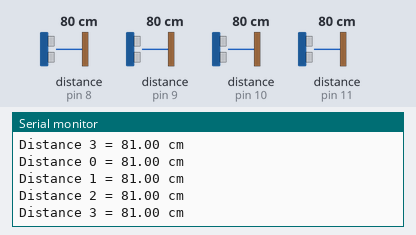
The sketch below on a simulated Arduino Uno, built with avr-gcc and run on an emulated ATmega328P. Parts: the last lines printed to the serial monitor. The test bench sets the inputs (shaded band); at power-on: distance to the obstacle (sensors on pin 11, pin 8, pin 9, pin 10) 80 cm. The echo pulse lasts 58.3 µs per cm.

Above: at 15.6 s.
15.7 s: distance to the obstacle (sensor on pin 11) set to 4 cm
At 16.1 s:
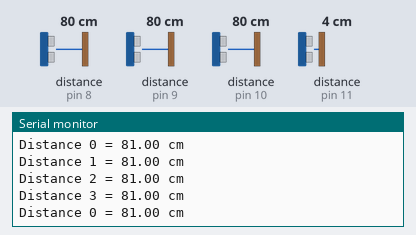
19.1 s: distance to the obstacle (sensor on pin 11) set to 2 cm
At 22.9 s:
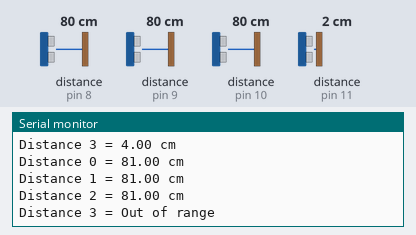
Timing chart, 0 to 24.4 s (numbered marks = the images above; inputs shaded):
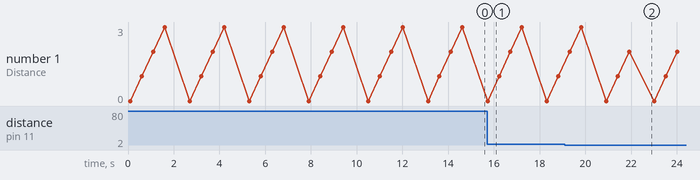

Measured:
- the behaviour switches between 3 and 2 cm on distance to the obstacle (sensor on pin 11) (found by bisection; images 1 and 2)
- after the input at 19.1 s, the serial monitor: prints a new line after 3.3 s (image 2)

The sketch:

ultrasonic-4sense-test.ino
```cpp
/*
  Ultrasonic 4 Sensors Test
  ultrasonic-4sense-test.ino
  Uses 4 x HC-SR04 Ultrasonic Range Finders
  Uses NewPing Library

  DroneBot Workshop 2019
  http://dronebotworkshop.com
*/

// Include NewPing Library for HC-SR04 sensor
#include <NewPing.h>

// Hook up 4 HC-SR04 sensors in 1-pin mode
// Sensor 0
#define TRIGGER_PIN_0  8
#define ECHO_PIN_0     8

// Sensor 1
#define TRIGGER_PIN_1  9
#define ECHO_PIN_1     9

// Sensor 2
#define TRIGGER_PIN_2  10
#define ECHO_PIN_2     10

// Sensor 3
#define TRIGGER_PIN_3  11
#define ECHO_PIN_3     11

// Maximum Distance is 400 cm
#define MAX_DISTANCE 400

// Create objects for ultrasonic sensors
NewPing sensor0(TRIGGER_PIN_0, ECHO_PIN_0, MAX_DISTANCE);
NewPing sensor1(TRIGGER_PIN_1, ECHO_PIN_1, MAX_DISTANCE);
NewPing sensor2(TRIGGER_PIN_2, ECHO_PIN_2, MAX_DISTANCE);
NewPing sensor3(TRIGGER_PIN_3, ECHO_PIN_3, MAX_DISTANCE);

// Variables to represent distances
float distance0, distance1, distance2, distance3;

void setup() {

  // Serial monitor for testing
  Serial.begin (9600);

}

void loop() {

  // Read sensors in CM
  // Sensor 0
  distance0 = sensor0.ping_cm();
  delay(20);

  // Sensor 1
  distance1 = sensor1.ping_cm();
  delay(20);

  // Sensor 2
  distance2 = sensor2.ping_cm();
  delay(20);

  // Sensor 3
  distance3 = sensor3.ping_cm();
  delay(20);


  // Send results to Serial Monitor
  // Sensor 0
  Serial.print("Distance 0 = ");
  if (distance0 >= 400 || distance0 <= 2) {
    Serial.println("Out of range");
  }
  else {
    Serial.print(distance0);
    Serial.println(" cm");
    delay(500);
  }
  // Sensor 1
  Serial.print("Distance 1 = ");
  if (distance1 >= 400 || distance1 <= 2) {
    Serial.println("Out of range");
  }
  else {
    Serial.print(distance1);
    Serial.println(" cm");
    delay(500);
  }
  // Sensor 2
  Serial.print("Distance 2 = ");
  if (distance2 >= 400 || distance2 <= 2) {
    Serial.println("Out of range");
  }
  else {
    Serial.print(distance2);
    Serial.println(" cm");
    delay(500);
  }
  // Sensor 3
  Serial.print("Distance 3 = ");
  if (distance3 >= 400 || distance3 <= 2) {
    Serial.println("Out of range");
  }
  else {
    Serial.print(distance3);
    Serial.println(" cm");
    delay(500);
  }


  delay(500);
}
```
